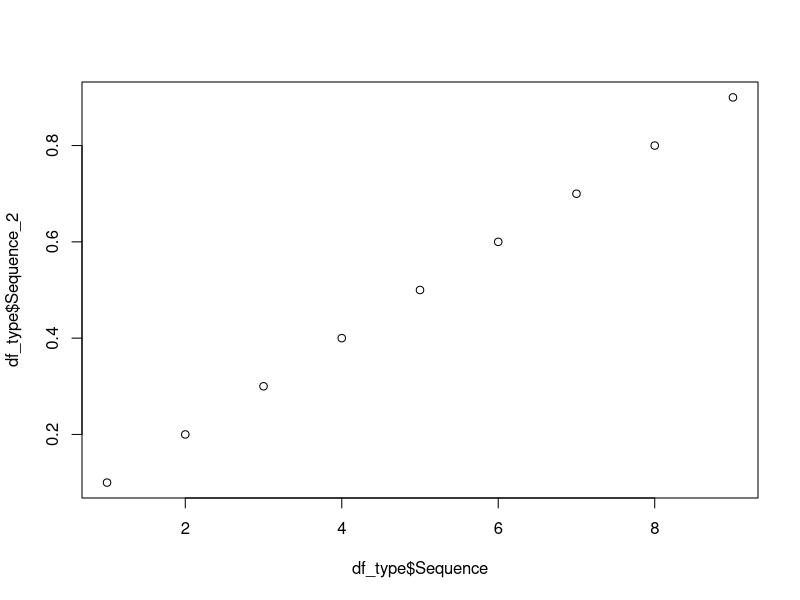
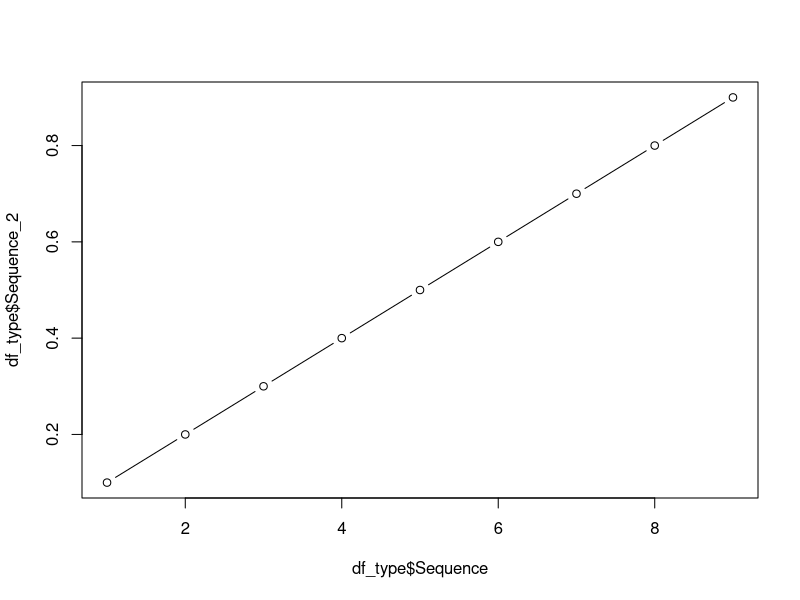
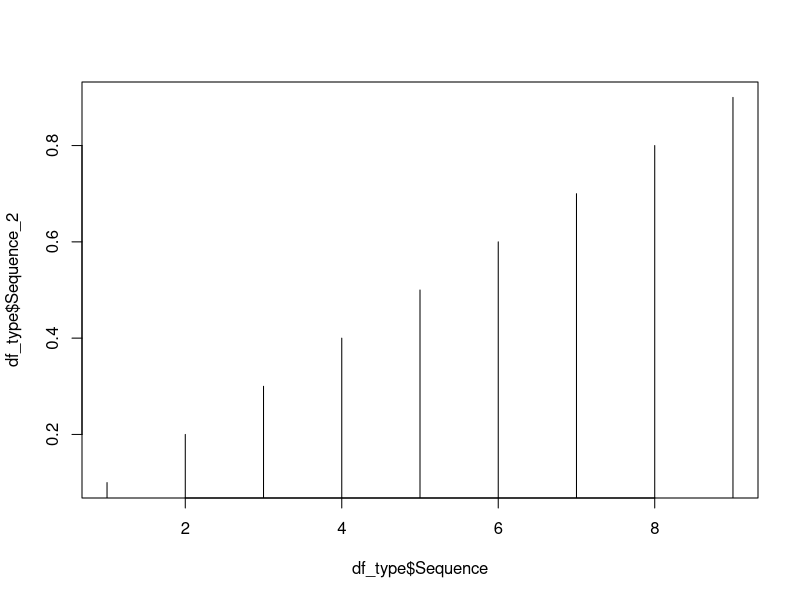
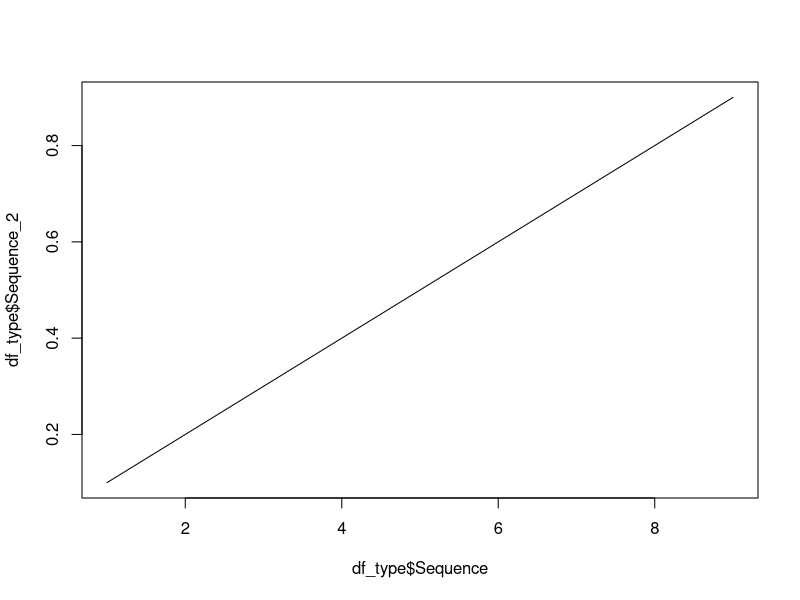
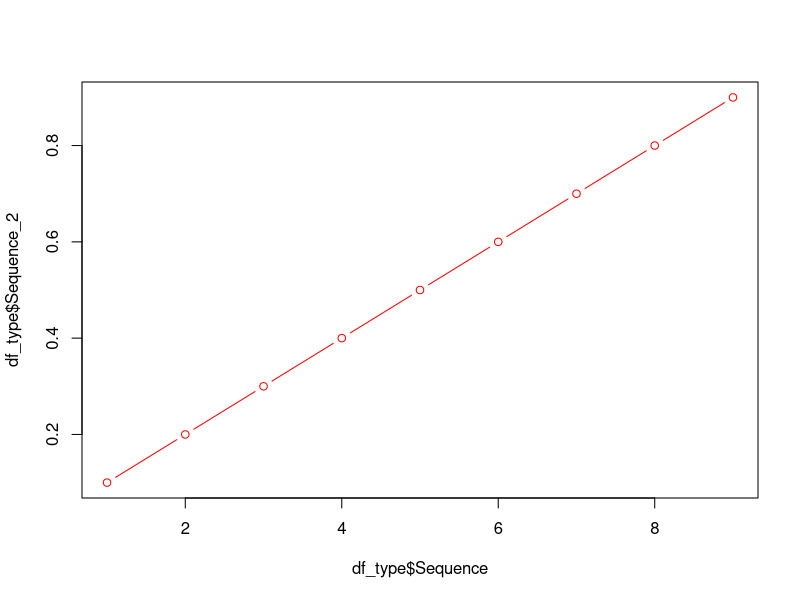
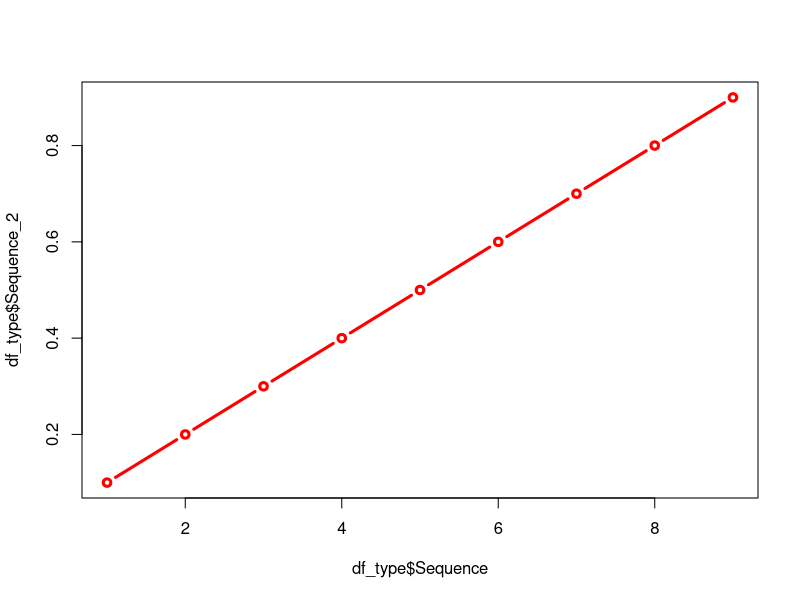
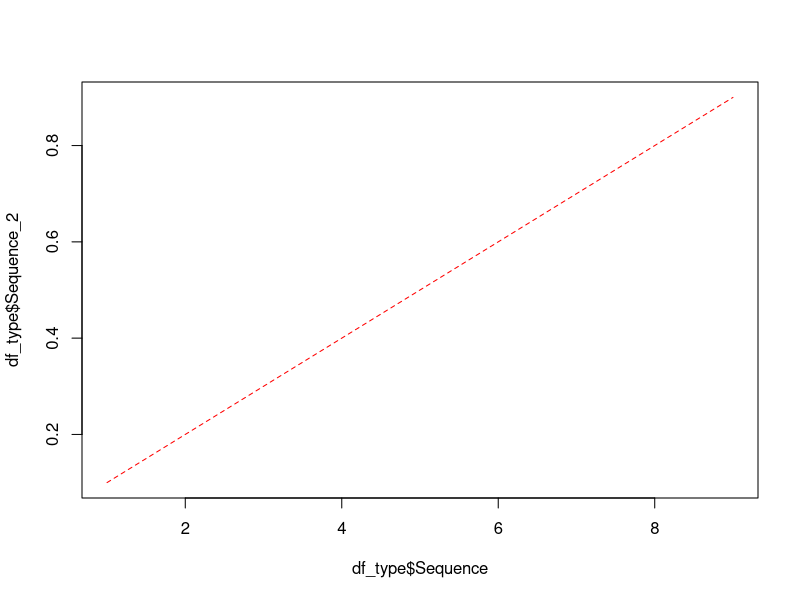
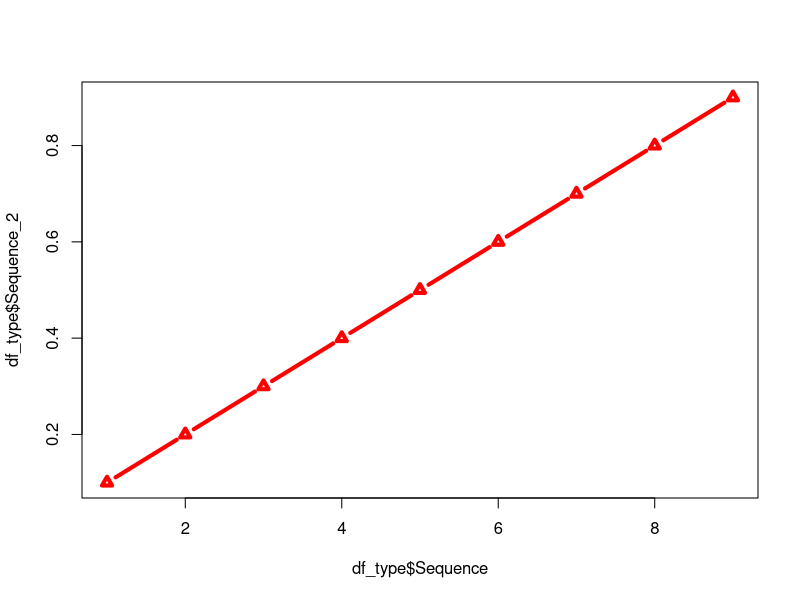

R code for these plots, in order:
coba <- 1
coba

coba_2 <- 1
coba_2

# Use different object name to avoid rewriting the previous storing
# process

coba <- 1
coba

coba <- 2
coba
# ------------------------- #
# There are several object types

# 1. Numeric and Vectors
num_type <- c(1,2,3)                # Create series 1 to 3 by 1
num_type <- seq(from=1, to=3, by=1) # You may use specific funtion
num_type
class(num_type)        # Check the object class
is.numeric(num_type)   # You can also has Boolean data to checking
is.matrix(num_type)    # You can also check the false statement
is.na(num_type)        # Checking for missing values
!is.na(num_type)       # Checking there is no missing values
length(num_type)       # Checking the vector length
# ------------------------- #

# 2. Matrices
# To create matrix you need to define the row and col dimension
mat_type <- matrix(seq(1, 9, 1), nrow = 9, ncol = 1)
mat_type
mat_type <- matrix(seq(1, 9, 1), nrow = 1, ncol = 9)
mat_type
mat_type <- matrix(seq(1, 9, 1), nrow = 3, ncol = 3)
mat_type

is.matrix(mat_type)  # Checking the object class
dim(mat_type)        # Checking the matrix dimension

# Matrix elements can be defined or searched using element position
# Element position define using [,]
# To locate element A[2,1] you need define mat_type[2,1]
mat_type[2,1]; mat_type[2,2]; mat_type[1,1]

# Matrix entry method can be used byrows or bycolumns
# Default entry is filled by columns.
# To fill byrows you need to define byrows = TRUE options
# in matrix options (default: byrows = FALSE)
mat_type <- matrix(seq(1, 9, 1), nrow = 3, ncol = 3,
                   byrow = FALSE)
mat_type

mat_type <- matrix(seq(1, 9, 1), nrow = 3, ncol = 3,
                   byrow = TRUE)
mat_type

# There are several matrix form that can be generated using basic function:
mat_diag <- diag(1, nrow = 3, ncol = 3)  # Create 3x3 diagonal matrix 
mat_diag

# There are also several functions such as:
# det()   -> determinant matrix
# solve() -> inverse matrix
# t()     -> Transpose matrix
# %*%     -> dot product matrix
# *       -> Hadamard product matrix
# /       -> Hadamard division matrix
# upper.tri   -> extract upper triangular matrix components
# lower.tri   -> extract lower triangular matrix components
# diag()      -> extract diagonal elements components
# kronecker() -> Compute Kronecker product of 2 matrices

# ------------------------- #
# 3. Data Frame

df_type <- data.frame(seq(1, 9, 1))
colnames(df_type)  <- "Sequence"
df_type

df_type_2 <- data.frame(matrix(seq(1, 9, 1), nrow = 3, ncol = 3,
                   byrow = TRUE))
df_type_2
colnames(df_type_2) <- c("Col_1", "Col_2", "Col_3")
rownames(df_type_2) <- c("Row_1", "Row_2", "Row_3")
df_type_2

df_type
#df_type$Sequence_2  <- seq(0.1, 1, 0.1)
df_type$Sequence_2  <- seq(0.1, 0.9, 0.1)
df_type

df_type$Sequnce_3 <- df_type$Sequence + df_type$Sequence_2
df_type

df_type$Sequnce_4 <- rnorm(n = length(df_type$Sequence), sd=1, mean=0) * df_type$Sequence_2
df_type

df_type$Sequnce_5 <- runif(n = length(df_type$Sequence), min=-1, max=1) * df_type$Sequence_2
df_type

df_type$Sequnce_6 <- sample(x=100, size=length(df_type$Sequence), replace=F) * df_type$Sequence
df_type

# ------------------------- #
# Ploting The Data Frame

plot(x=df_type$Sequence, y=df_type$Sequence_2)                # Scatter Plot
plot(x=df_type$Sequence, y=df_type$Sequence_2, type = "b")    # Line + dot plot
plot(x=df_type$Sequence, y=df_type$Sequence_2, type = "h")    # Bar plot
plot(x=df_type$Sequence, y=df_type$Sequence_2, type = "l")    # Line plot

# Change the color from black into red 
plot(x=df_type$Sequence, y=df_type$Sequence_2, type = "b", col="red")    

# Change Line thickness 
plot(x=df_type$Sequence, y=df_type$Sequence_2, type = "b", col="red", lwd=3)    

# Change Line type 
plot(x=df_type$Sequence, y=df_type$Sequence_2, type = "l", col="red", lty=2)

# Change Dot type 
plot(x=df_type$Sequence, y=df_type$Sequence_2, type = "b", col="red", lwd=4, pch=24)

# Add Title and subtitle, Change Axes Title 
plot(x=df_type$Sequence, y=df_type$Sequnce_5, type = "b", col="red", lwd=4, pch=24,
     main="Sequntial Plot", sub="Just Some Sequence", xlab="Sequences", ylab="randomized sequence")

# Add lines or second plot on the existing plot 
plot(x=df_type$Sequence, y=df_type$Sequnce_5, type = "b", col="red", lwd=4, pch=24,
     main="Sequntial Plot", sub="Just Some Sequence", xlab="Sequences", ylab="randomized sequence")
par(new = TRUE)
abline(a=0, b=0, col="green", lwd=3, lty=2)

# Or you can use following
plot(x=df_type$Sequence, y=df_type$Sequnce_5, type = "b", col="red", lwd=4, pch=24,
     main="Sequntial Plot", sub="Just Some Sequence", xlab="Sequences", ylab="randomized sequence")
abline(a=0, b=0, col="blue", lwd=3, lty=2, new=TRUE)

# Delete the box and other information
plot(x=df_type$Sequence, y=df_type$Sequnce_5, type = "b", col="red", lwd=4, pch=24,
     axes=FALSE, xlab="", ylab="")
abline(a=0, b=0, col="blue", lwd=3, lty=2, new=TRUE)

# ------------------------- #
# For Loops
# For Loops used for iterative process

empty_mat  <-  matrix(NA, ncol = 4, nrow = 4)
empty_mat

# For Loops by element matrix

for (i in 1:(nrow(empty_mat)*ncol(empty_mat))) {
  empty_mat[i] <- i + 1
}

empty_mat

empty_mat_2  <-  matrix(NA, ncol = 4, nrow = 4)
empty_mat_2

# For Loops by element matrix

count = 1
for (j1 in 1:nrow(empty_mat_2)) {
  for (j2 in 1:ncol(empty_mat_2)) {
    count  =  count + 1
    empty_mat_2[j1,j2] <- count
  }
}

empty_mat_2
t(empty_mat_2)
